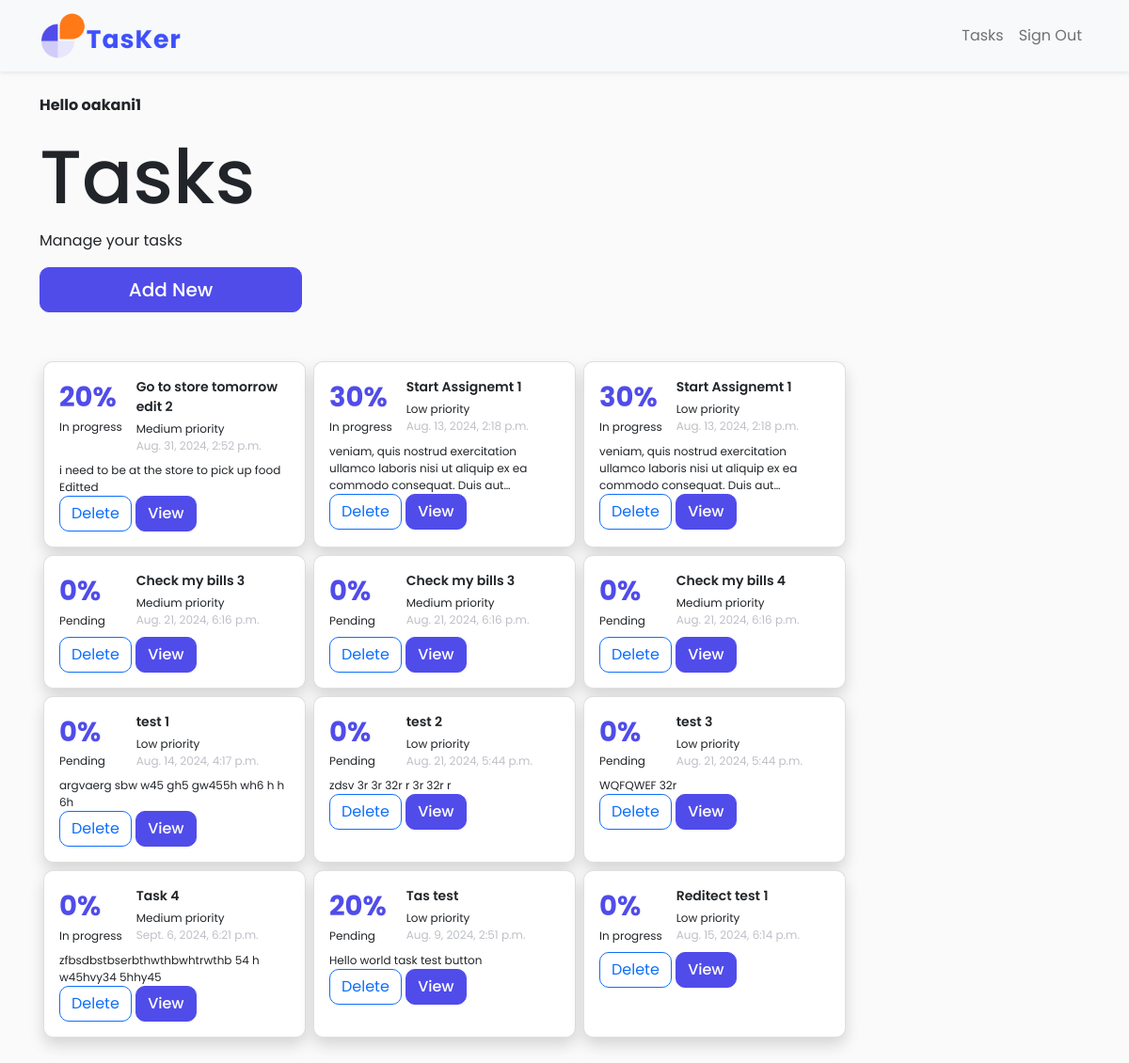
Before: /tasks (signed in) with the older database file.
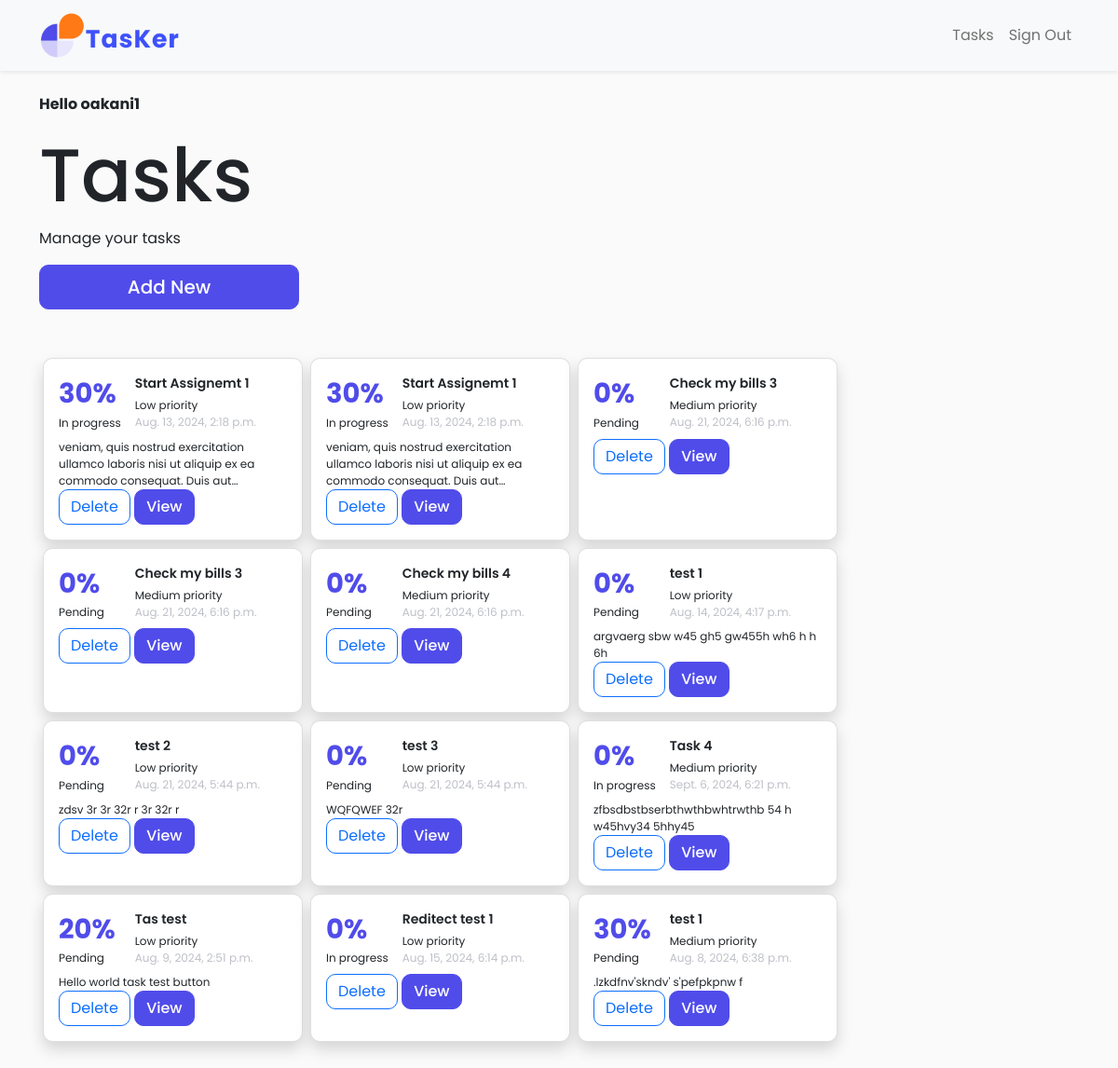
After: the same page with the newer database file.
### tasks/models.py (models this page shows, shortened)
class Task(models.Model):
    task_name = models.CharField(max_length=200, null=False, blank=False)
    description = models.TextField(blank=True)
    priority = models.IntegerField(choices=PRIORITY, default=0)
    user_name = models.ForeignKey(User, on_delete=models.SET_NULL, related_name="task", null=True)
    start_time = models.DateTimeField(null=False, blank=False)
    progress = models.IntegerField(null=False, blank=False)
    status = models.IntegerField(choices=STATUS, default=0)

### tasks/views.py (the view)
# urls.py: path("tasks", views.show_task_page, name="tasks"),
@login_required
def show_task_page(request):
    all_tasks = Task.objects.all()
    context = {
        "tasks": all_tasks,
    }
    return render(request, 'tasks/tasks.html', context)
    template_name = "task/tasks.html"
    paginate_by = 6

### tasks/templates/tasks/tasks.html (shortened to what this page needs)
{% extends "base.html" %}
{% load static %}
{% block content %}
<div class="col-12, col-md-3 mb-md-5 mb-3">
    <p class="text-center-align">
      <strong aria-live="polite">Hello {{ user }}</strong>
      </p>
    <h1 class="dashboard-heading" aria-level="1">Tasks</h1>
    <p class="text-center-align">Manage your tasks</p>
    <a href="{% url 'create' %}" class="btn btn-primary btn-lg btn-style col-12 ">Add New</a>
  </div>
  <div class="container-fluid mb-5">
    <div class="row">
      {% for task in tasks %}
      {% if task.user_name == request.user %}
      <div class="card card-style col-md-5 col-lg-3 col-12 m-1 p-0 shadow">
        <div class="card-body ">
          <div class="d-flex mb-2">
            <div class="col-4">
              <p class="percentage mb-0">{{task.progress}}%</p>
              <p class="card-text text-bottom">{{task.get_status_display}}</p>
            </div>
            <div class="col-8">
              <p class="card-title mb-1">{{task.task_name}}</p>
              <p class="card-text">{{task.get_priority_display}} priority</p>
              <p class="card-text time-text">{{task.start_time}}</p>
            </div>
          </div>
          <p class="card-text">{{task.description | truncatechars:100}}</p>
          <div class="align-self-bottom">
            <a href="{% url 'delete' task.id %}" class="btn btn-outline-primary">Delete</a>
            <a href="{% url 'edit' task.id %} " class="btn btn-primary btn-style"> View </a>
          </div>
        </div>
      </div>
      {% endif %}
      {% endfor %}
    </div>
  </div>
{% endblock %}

Changed rows visible on the page:
removed Task: progress "20", status "In progress", task_name "Go to store tomorrow edit 2", priority "Medium", start_time "Aug. 31, 2024, 2:52 p.m.", description "i need to be at the store to pick up food Editted"
added Task: progress "30", status "Pending", task_name "test 1", priority "Medium", start_time "Aug. 8, 2024, 6:38 p.m.", description ".lzkdfnv'skndv' s'pefpkpnw f"
